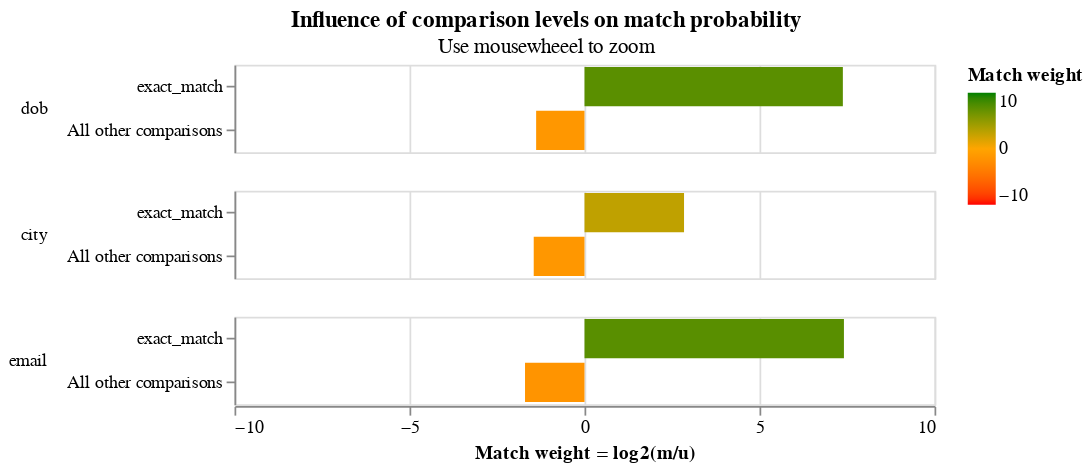

Notebook code cell kept with this figure:
### Markdown cell above
In a second training session, we block on `dob`.  This allows us to estimate parameters for the `first_name ` and `surname` comparisons.

Between the two training sessions, we now have parameter estimates for all comparisons.

### Code cell
blocking_rule = "l.dob = r.dob"
training_session_dob = linker.train_m_using_expectation_maximisation(blocking_rule)
training_session_names.match_weights_interactive_history_chart()

### Figure 1 — Vega-Lite specification as saved in the notebook (floating-point values rounded to 4 significant figures)
{"config": {"view": {"width": 400, "height": 50}, "mark": {"tooltip": null}, "title": {"anchor": "middle"}, "header": {"title": null}}, "params": [{"name": "iteration_number", "value": 0, "bind": {"input": "range", "min": 0, "max": 2, "step": 1}, "description": "Filter by the interation number"}], "data": {"values": [{"comparison_name": "dob", "sql_condition": "dob_l = dob_r", "label_for_charts": "exact_match", "m_probability": 0.6177, "u_probability": 0.003704, "m_probability_description": "Amongst truly matching record comparisons, 61.77% of records are in the exact_match comparison level", "u_probability_description": "Amongst truly non-matching record comparisons, 0.37% of records are in the exact_match comparison level", "has_tf_adjustments": false, "tf_adjustment_column": null, "tf_adjustment_weight": 1.0, "is_null_level": false, "bayes_factor": 166.8, "log2_bayes_factor": 7.382, "comparison_vector_value": 1, "max_comparison_vector_value": 1, "bayes_factor_description": "If comparison level is `exact_match` then comparison is 166.77 times more likely to be a match", "iteration": 0, "proportion_of_matches": 0.995}, {"comparison_name": "dob", "sql_condition": "ELSE", "label_for_charts": "All other comparisons", "m_probability": 0.3823, "u_probability": 0.9963, "m_probability_description": "Amongst truly matching record comparisons, 38.23% of records are in the all other comparisons comparison level", "u_probability_description": "Amongst truly non-matching record comparisons, 99.63% of records are in the all other comparisons comparison level", "has_tf_adjustments": false, "tf_adjustment_column": null, "tf_adjustment_weight": 1.0, "is_null_level": false, "bayes_factor": 0.3838, "log2_bayes_factor": -1.382, "comparison_vector_value": 0, "max_comparison_vector_value": 1, "bayes_factor_description": "If comparison level is `all other comparisons` then comparison is  2.61 times less likely to be a match", "iteration": 0, "proportion_of_matches": 0.995}, {"comparison_name": "city", "sql_condition": "city_l = city_r", "label_for_charts": "exact_match", "m_probability": 0.6682, "u_probability": 0.09308, "m_probability_description": "Amongst truly matching record comparisons, 66.82% of records are in the exact_match comparison level", "u_probability_description": "Amongst truly non-matching record comparisons, 9.31% of records are in the exact_match comparison level", "has_tf_adjustments": true, "tf_adjustment_column": "city", "tf_adjustment_weight": 1.0, "is_null_level": false, "bayes_factor": 7.179, "log2_bayes_factor": 2.844, "comparison_vector_value": 1, "max_comparison_vector_value": 1, "bayes_factor_description": "If comparison level is `exact_match` then comparison is 7.18 times more likely to be a match", "iteration": 0, "proportion_of_matches": 0.995}, {"comparison_name": "city", "sql_condition": "ELSE", "label_for_charts": "All other comparisons", "m_probability": 0.3318, "u_probability": 0.9069, "m_probability_description": "Amongst truly matching record comparisons, 33.18% of records are in the all other comparisons comparison level", "u_probability_description": "Amongst truly non-matching record comparisons, 90.69% of records are in the all other comparisons comparison level", "has_tf_adjustments": false, "tf_adjustment_column": null, "tf_adjustment_weight": 1.0, "is_null_level": false, "bayes_factor": 0.3658, "log2_bayes_factor": -1.451, "comparison_vector_value": 0, "max_comparison_vector_value": 1, "bayes_factor_description": "If comparison level is `all other comparisons` then comparison is  2.73 times less likely to be a match", "iteration": 0, "proportion_of_matches": 0.995}, {"comparison_name": "email", "sql_condition": "email_l = email_r", "label_for_charts": "exact_match", "m_probability": 0.6933, "u_probability": 0.00407, "m_probability_description": "Amongst truly matching record comparisons, 69.33% of records are in the exact_match comparison level", "u_probability_description": "Amongst truly non-matching record comparisons, 0.41% of records are in the exact_match comparison level", "has_tf_adjustments": false, "tf_adjustment_column": null, "tf_adjustment_weight": 1.0, "is_null_level": false, "bayes_factor": 170.3, "log2_bayes_factor": 7.412, "comparison_vector_value": 1, "max_comparison_vector_value": 1, "bayes_factor_description": "If comparison level is `exact_match` then comparison is 170.34 times more likely to be a match", "iteration": 0, "proportion_of_matches": 0.995}, {"comparison_name": "email", "sql_condition": "ELSE", "label_for_charts": "All other comparisons", "m_probability": 0.3067, "u_probability": 0.9959, "m_probability_description": "Amongst truly matching record comparisons, 30.67% of records are in the all other comparisons comparison level", "u_probability_description": "Amongst truly non-matching record comparisons, 99.59% of records are in the all other comparisons comparison level", "has_tf_adjustments": false, "tf_adjustment_column": null, "tf_adjustment_weight": 1.0, "is_null_level": false, "bayes_factor": 0.3079, "log2_bayes_factor": -1.699, "comparison_vector_value": 0, "max_comparison_vector_value": 1, "bayes_factor_description": "If comparison level is `all other comparisons` then comparison is  3.25 times less likely to be a match", "iteration": 0, "proportion_of_matches": 0.995}, {"comparison_name": "dob", "sql_condition": "dob_l = dob_r", "label_for_charts": "exact_match", "m_probability": 0.6001, "u_probability": 0.003704, "m_probability_description": "Amongst truly matching record comparisons, 60.01% of records are in the exact_match comparison level", "u_probability_description": "Amongst truly non-matching record comparisons, 0.37% of records are in the exact_match comparison level", "has_tf_adjustments": false, "tf_adjustment_column": null, "tf_adjustment_weight": 1.0, "is_null_level": false, "bayes_factor": 162.0, "log2_bayes_factor": 7.34, "comparison_vector_value": 1, "max_comparison_vector_value": 1, "bayes_factor_description": "If comparison level is `exact_match` then comparison is 162.02 times more likely to be a match", "iteration": 1, "proportion_of_matches": 0.995}, {"comparison_name": "dob", "sql_condition": "ELSE", "label_for_charts": "All other comparisons", "m_probability": 0.3999, "u_probability": 0.9963, "m_probability_description": "Amongst truly matching record comparisons, 39.99% of records are in the all other comparisons comparison level", "u_probability_description": "Amongst truly non-matching record comparisons, 99.63% of records are in the all other comparisons comparison level", "has_tf_adjustments": false, "tf_adjustment_column": null, "tf_adjustment_weight": 1.0, "is_null_level": false, "bayes_factor": 0.4014, "log2_bayes_factor": -1.317, "comparison_vector_value": 0, "max_comparison_vector_value": 1, "bayes_factor_description": "If comparison level is `all other comparisons` then comparison is  2.49 times less likely to be a match", "iteration": 1, "proportion_of_matches": 0.995}, {"comparison_name": "city", "sql_condition": "city_l = city_r", "label_for_charts": "exact_match", "m_probability": 0.6273, "u_probability": 0.09308, "m_probability_description": "Amongst truly matching record comparisons, 62.73% of records are in the exact_match comparison level", "u_probability_description": "Amongst truly non-matching record comparisons, 9.31% of records are in the exact_match comparison level", "has_tf_adjustments": true, "tf_adjustment_column": "city", "tf_adjustment_weight": 1.0, "is_null_level": false, "bayes_factor": 6.739, "log2_bayes_factor": 2.753, "comparison_vector_value": 1, "max_comparison_vector_value": 1, "bayes_factor_description": "If comparison level is `exact_match` then comparison is 6.74 times more likely to be a match", "iteration": 1, "proportion_of_matches": 0.995}, {"comparison_name": "city", "sql_condition": "ELSE", "label_for_charts": "All other comparisons", "m_probability": 0.3727, "u_probability": 0.9069, "m_probability_description": "Amongst truly matching record comparisons, 37.27% of records are in the all other comparisons comparison level", "u_probability_description": "Amongst truly non-matching record comparisons, 90.69% of records are in the all other comparisons comparison level", "has_tf_adjustments": false, "tf_adjustment_column": null, "tf_adjustment_weight": 1.0, "is_null_level": false, "bayes_factor": 0.411, "log2_bayes_factor": -1.283, "comparison_vector_value": 0, "max_comparison_vector_value": 1, "bayes_factor_description": "If comparison level is `all other comparisons` then comparison is  2.43 times less likely to be a match", "iteration": 1, "proportion_of_matches": 0.995}, {"comparison_name": "email", "sql_condition": "email_l = email_r", "label_for_charts": "exact_match", "m_probability": 0.6534, "u_probability": 0.00407, "m_probability_description": "Amongst truly matching record comparisons, 65.34% of records are in the exact_match comparison level", "u_probability_description": "Amongst truly non-matching record comparisons, 0.41% of records are in the exact_match comparison level", "has_tf_adjustments": false, "tf_adjustment_column": null, "tf_adjustment_weight": 1.0, "is_null_level": false, "bayes_factor": 160.5, "log2_bayes_factor": 7.327, "comparison_vector_value": 1, "max_comparison_vector_value": 1, "bayes_factor_description": "If comparison level is `exact_match` then comparison is 160.54 times more likely to be a match", "iteration": 1, "proportion_of_matches": 0.995}, {"comparison_name": "email", "sql_condition": "ELSE", "label_for_charts": "All other comparisons", "m_probability": 0.3466, "u_probability": 0.9959, "m_probability_description": "Amongst truly matching record comparisons, 34.66% of records are in the all other comparisons comparison level", "u_probability_description": "Amongst truly non-matching record comparisons, 99.59% of records are in the all other comparisons comparison level", "has_tf_adjustments": false, "tf_adjustment_column": null, "tf_adjustment_weight": 1.0, "is_null_level": false, "bayes_factor": 0.348, "log2_bayes_factor": -1.523, "comparison_vector_value": 0, "max_comparison_vector_value": 1, "bayes_factor_description": "If comparison level is `all other comparisons` then comparison is  2.87 times less likely to be a match", "iteration": 1, "proportion_of_matches": 0.995}, {"comparison_name": "dob", "sql_condition": "dob_l = dob_r", "label_for_charts": "exact_match", "m_probability": 0.6006, "u_probability": 0.003704, "m_probability_description": "Amongst truly matching record comparisons, 60.06% of records are in the exact_match comparison level", "u_probability_description": "Amongst truly non-matching record comparisons, 0.37% of records are in the exact_match comparison level", "has_tf_adjustments": false, "tf_adjustment_column": null, "tf_adjustment_weight": 1.0, "is_null_level": false, "bayes_factor": 162.2, "log2_bayes_factor": 7.341, "comparison_vector_value": 1, "max_comparison_vector_value": 1, "bayes_factor_description": "If comparison level is `exact_match` then comparison is 162.17 times more likely to be a match", "iteration": 2, "proportion_of_matches": 0.995}, {"comparison_name": "dob", "sql_condition": "ELSE", "label_for_charts": "All other comparisons", "m_probability": 0.3994, "u_probability": 0.9963, "m_probability_description": "Amongst truly matching record comparisons, 39.94% of records are in the all other comparisons comparison level", "u_probability_description": "Amongst truly non-matching record comparisons, 99.63% of records are in the all other comparisons comparison level", "has_tf_adjustments": false, "tf_adjustment_column": null, "tf_adjustment_weight": 1.0, "is_null_level": false, "bayes_factor": 0.4008, "log2_bayes_factor": -1.319, "comparison_vector_value": 0, "max_comparison_vector_value": 1, "bayes_factor_description": "If comparison level is `all other comparisons` then comparison is  2.49 times less likely to be a match", "iteration": 2, "proportion_of_matches": 0.995}, {"comparison_name": "city", "sql_condition": "city_l = city_r", "label_for_charts": "exact_match", "m_probability": 0.6277, "u_probability": 0.09308, "m_probability_description": "Amongst truly matching record comparisons, 62.77% of records are in the exact_match comparison level", "u_probability_description": "Amongst truly non-matching record comparisons, 9.31% of records are in the exact_match comparison level", "has_tf_adjustments": true, "tf_adjustment_column": "city", "tf_adjustment_weight": 1.0, "is_null_level": false, "bayes_factor": 6.744, "log2_bayes_factor": 2.754, "comparison_vector_value": 1, "max_comparison_vector_value": 1, "bayes_factor_description": "If comparison level is `exact_match` then comparison is 6.74 times more likely to be a match", "iteration": 2, "proportion_of_matches": 0.995}, {"comparison_name": "city", "sql_condition": "ELSE", "label_for_charts": "All other comparisons", "m_probability": 0.3723, "u_probability": 0.9069, "m_probability_description": "Amongst truly matching record comparisons, 37.23% of records are in the all other comparisons comparison level", "u_probability_description": "Amongst truly non-matching record comparisons, 90.69% of records are in the all other comparisons comparison level", "has_tf_adjustments": false, "tf_adjustment_column": null, "tf_adjustment_weight": 1.0, "is_null_level": false, "bayes_factor": 0.4105, "log2_bayes_factor": -1.285, "comparison_vector_value": 0, "max_comparison_vector_value": 1, "bayes_factor_description": "If comparison level is `all other comparisons` then comparison is  2.44 times less likely to be a match", "iteration": 2, "proportion_of_matches": 0.995}, {"comparison_name": "email", "sql_condition": "email_l = email_r", "label_for_charts": "exact_match", "m_probability": 0.654, "u_probability": 0.00407, "m_probability_description": "Amongst truly matching record comparisons, 65.40% of records are in the exact_match comparison level", "u_probability_description": "Amongst truly non-matching record comparisons, 0.41% of records are in the exact_match comparison level", "has_tf_adjustments": false, "tf_adjustment_column": null, "tf_adjustment_weight": 1.0, "is_null_level": false, "bayes_factor": 160.7, "log2_bayes_factor": 7.328, "comparison_vector_value": 1, "max_comparison_vector_value": 1, "bayes_factor_description": "If comparison level is `exact_match` then comparison is 160.68 times more likely to be a match", "iteration": 2, "proportion_of_matches": 0.995}, {"comparison_name": "email", "sql_condition": "ELSE", "label_for_charts": "All other comparisons", "m_probability": 0.346, "u_probability": 0.9959, "m_probability_description": "Amongst truly matching record comparisons, 34.60% of records are in the all other comparisons comparison level", "u_probability_description": "Amongst truly non-matching record comparisons, 99.59% of records are in the all other comparisons comparison level", "has_tf_adjustments": false, "tf_adjustment_column": null, "tf_adjustment_weight": 1.0, "is_null_level": false, "bayes_factor": 0.3474, "log2_bayes_factor": -1.525, "comparison_vector_value": 0, "max_comparison_vector_value": 1, "bayes_factor_description": "If comparison level is `all other comparisons` then comparison is  2.88 times less likely to be a match", "iteration": 2, "proportion_of_matches": 0.995}]}, "transform": [{"filter": "(datum.iteration == iteration_number)"}], "mark": {"type": "bar", "clip": true}, "selection": {"zoom_selector": {"type": "interval", "bind": "scales", "encodings": ["x"]}}, "encoding": {"color": {"type": "quantitative", "field": "log2_bayes_factor", "title": "Match weight", "scale": {"range": ["red", "orange", "green"], "domain": [-10, 0, 10]}}, "row": {"type": "nominal", "field": "comparison_name", "sort": {"field": "comparison_sort_order"}, "header": {"labelAngle": 0, "labelAnchor": "middle", "labelAlign": "left"}}, "tooltip": [{"type": "nominal", "field": "comparison_name", "title": "Comparison name"}, {"type": "ordinal", "field": "label_for_charts", "title": "Label"}, {"type": "nominal", "field": "sql_condition", "title": "SQL condition"}, {"type": "quantitative", "field": "m_probability", "format": ".4f", "title": "M probability"}, {"type": "quantitative", "field": "u_probability", "format": ".4f", "title": "U probability"}, {"type": "quantitative", "field": "bayes_factor", "title": "Bayes factor = m/u", "format": ",.4f"}, {"type": "quantitative", "field": "log2_bayes_factor", "title": "Match weight = log2(m/u)", "format": ",.4f"}, {"type": "nominal", "field": "bayes_factor_description", "title": "Match weight description"}], "x": {"type": "quantitative", "axis": {"title": "Match weight = log2(m/u)", "values": [-10, -5, 0, 5, 10]}, "field": "log2_bayes_factor", "scale": {"domain": [-10, 10]}}, "y": {"type": "nominal", "field": "label_for_charts", "axis": {"title": null}, "sort": {"field": "comparison_vector_value", "order": "descending"}}}, "resolve": {"scale": {"y": "independent"}}, "title": {"text": "Influence of comparison levels on match probability", "subtitle": "Use mousewheeel to zoom"}, "$schema": "https://vega.github.io/schema/vega-lite/v4.json"}
